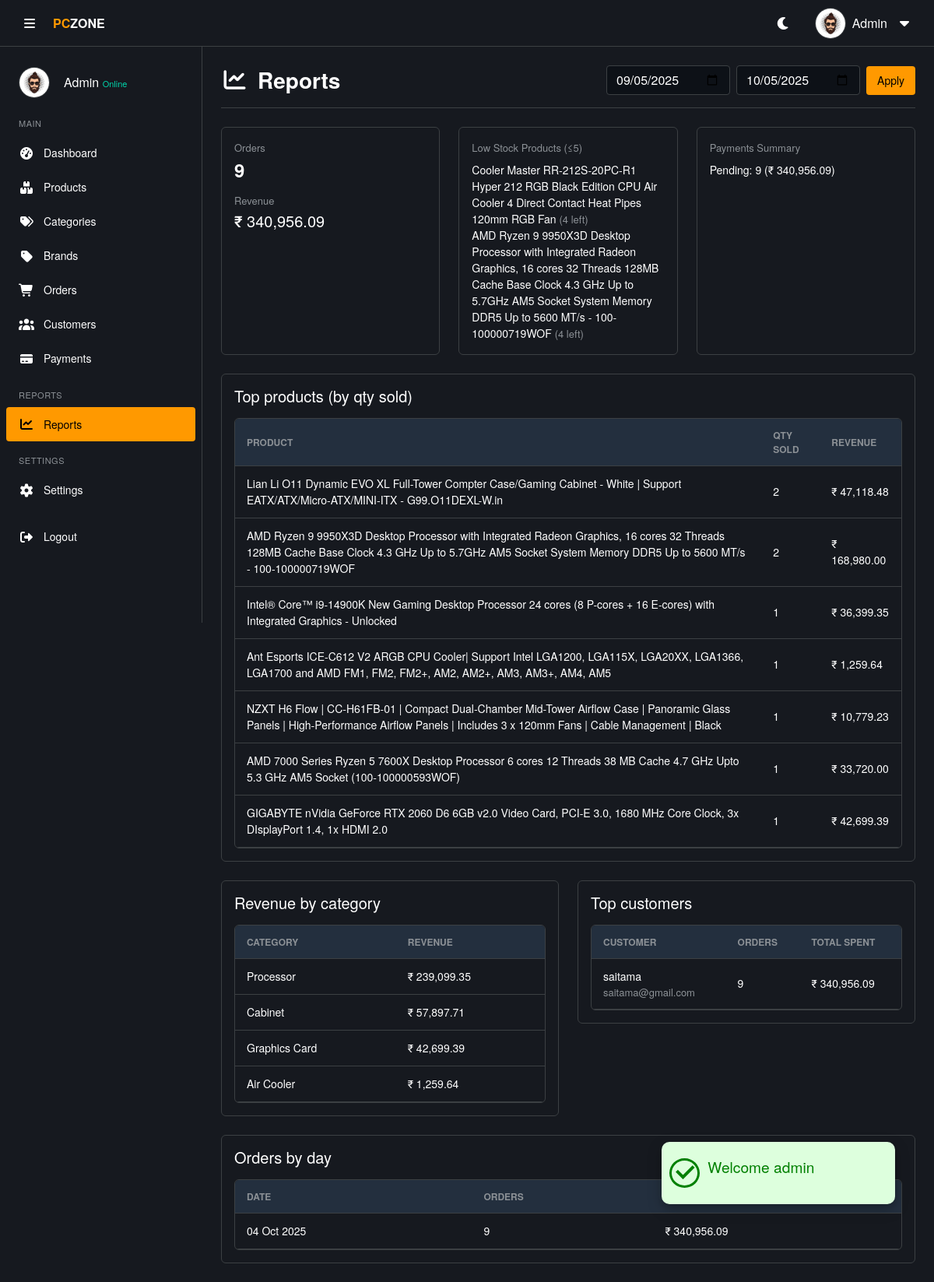
Screenshot of /admin/reports.php (signed in) with the database file from the repository.
### tables this page shows
CREATE TABLE IF NOT EXISTS `products` (
  `product_id` int NOT NULL AUTO_INCREMENT,
  `product_name` varchar(250) NOT NULL,
  `sku` varchar(50) DEFAULT NULL,
  `slug` varchar(250) DEFAULT NULL,
  `description` text,
  `price` decimal(10,2) NOT NULL,
  `discount` decimal(6,2) DEFAULT '0.00',
  `stock` int DEFAULT '0',
  `weight` decimal(6,2) DEFAULT NULL,
  `rating` float DEFAULT '0',
  `brand_id` int DEFAULT NULL,
  `category_id` int DEFAULT NULL,
  `main_image` varchar(255) NOT NULL,
  `image_1` varchar(255) DEFAULT NULL,
  `image_2` varchar(255) DEFAULT NULL,
  `image_3` varchar(255) DEFAULT NULL,
  `platform` enum('intel','amd','both','none') NOT NULL DEFAULT 'none',
  `is_featured` tinyint(1) DEFAULT '0',
  `is_active` tinyint(1) DEFAULT '1',
  `created_at` timestamp NULL DEFAULT CURRENT_TIMESTAMP,
  `updated_at` timestamp NULL DEFAULT CURRENT_TIMESTAMP ON UPDATE CURRENT_TIMESTAMP,
  PRIMARY KEY (`product_id`),
  UNIQUE KEY `sku` (`sku`),
  UNIQUE KEY `slug` (`slug`),
  KEY `category_id` (`category_id`),
  KEY `brand_id` (`brand_id`)
);

### includes/functions.php (called while the page is built, shortened)
<?php
function e($v)
{
  return htmlspecialchars($v ?? '');
}

### admin/reports.php (the view, shortened to what this page needs)
<?php
require('../includes/functions.php');
$from = $_GET['from'] ?? date('Y-m-d', strtotime('-30 days'));
$to = $_GET['to'] ?? date('Y-m-d');
$from_dt = $conn->real_escape_string($from . ' 00:00:00');
$to_dt = $conn->real_escape_string($to . ' 23:59:59');
$date_filter_sql = "o.created_at BETWEEN '$from_dt' AND '$to_dt'";
$summary_sql = "SELECT COUNT(*) AS orders_count, COALESCE(SUM(total_price),0) AS revenue FROM orders o WHERE $date_filter_sql";
$summary_res = $conn->query($summary_sql);
$summary = $summary_res ? $summary_res->fetch_assoc() : ['orders_count' => 0, 'revenue' => 0];
$top_products_sql = "SELECT p.product_name, SUM(o.quantity) AS qty_sold, SUM(o.total_price) AS revenue
                     FROM orders o
                     JOIN products p ON p.product_id = o.product_id
                     WHERE $date_filter_sql
                     GROUP BY p.product_id
                     ORDER BY qty_sold DESC
                     LIMIT 10";
$top_products_res = $conn->query($top_products_sql);
$top_products = $top_products_res ? $top_products_res->fetch_all(MYSQLI_ASSOC) : [];
$category_revenue_sql = "SELECT c.category_name, COALESCE(SUM(o.total_price),0) AS revenue
                         FROM orders o
                         JOIN products p ON p.product_id = o.product_id
                         JOIN categories c ON c.category_id = p.category_id
                         WHERE $date_filter_sql
                         GROUP BY c.category_id
                         ORDER BY revenue DESC
                         LIMIT 10";
$category_revenue_res = $conn->query($category_revenue_sql);
$by_category = $category_revenue_res ? $category_revenue_res->fetch_all(MYSQLI_ASSOC) : [];
$top_customers_sql = "SELECT u.username AS name, u.email, COUNT(o.order_id) AS orders_count, COALESCE(SUM(o.total_price),0) AS total_spent
                      FROM orders o
                      JOIN users u ON u.user_id = o.user_id
                      WHERE $date_filter_sql
                      GROUP BY u.user_id
                      ORDER BY total_spent DESC
                      LIMIT 10";
$top_customers_res = $conn->query($top_customers_sql);
$top_customers = $top_customers_res ? $top_customers_res->fetch_all(MYSQLI_ASSOC) : [];
$orders_by_day_sql = "SELECT DATE(o.created_at) AS day, COUNT(*) AS orders_count, COALESCE(SUM(o.total_price),0) AS revenue
                      FROM orders o
                      WHERE $date_filter_sql
                      GROUP BY day ORDER BY day ASC";
$orders_by_day_res = $conn->query($orders_by_day_sql);
$orders_by_day = $orders_by_day_res ? $orders_by_day_res->fetch_all(MYSQLI_ASSOC) : [];
$low_stock_sql = "SELECT product_name, stock FROM products WHERE stock <= 5 ORDER BY stock ASC LIMIT 5";
$low_stock_res = $conn->query($low_stock_sql);
$low_stock = $low_stock_res ? $low_stock_res->fetch_all(MYSQLI_ASSOC) : [];
$payments_sql = "SELECT p.payment_status, COUNT(*) AS cnt, COALESCE(SUM(p.amount),0) AS total_amount
                 FROM payments p
                 JOIN orders o ON o.order_id = p.order_id
                 WHERE o.created_at BETWEEN '$from_dt' AND '$to_dt'
                 GROUP BY p.payment_status";
$payments_res = $conn->query($payments_sql);
$payments_summary = $payments_res ? $payments_res->fetch_all(MYSQLI_ASSOC) : [];
?>
<!DOCTYPE html>
<html lang="en">
<head>
  <?php require('./includes/header-link.php') ?>
</head>
<body>
  <?php require('./includes/alert.php');
  include './includes/header.php';
  include './includes/sidebar.php';
  ?>
  <main class="main-content">
    <div class="page-header">
      <h3><i class="fas fa-chart-line"></i> Reports</h3>
      <form method="get" class="d-flex gap-2 align-items-center">
        <input type="date" name="from" value="<?= e($from) ?>" class="form-control">
        <input type="date" name="to" value="<?= e($to) ?>" class="form-control">
        <button class="btn-add" type="submit">Apply</button>
      </form>
    </div>
    <div class="row g-4">
      <div class="col-lg-4">
        <div class="theme-card p-3 h-100">
          <p class="text-small-muted mb-1">Orders</p>
          <h4 class="fw-bold mb-3"><?= (int) $summary['orders_count'] ?></h4>
          <p class="text-small-muted mb-1">Revenue</p>
          <h5 class="mb-0">₹ <?= number_format((float) $summary['revenue'], 2) ?></h5>
        </div>
      </div>
      <div class="col-lg-4">
        <div class="theme-card p-3 h-100">
          <p class="text-small-muted mb-2">Low Stock Products (≤5)</p>
          <?php if (!empty($low_stock)): ?>
            <ul class="list-unstyled small mb-0">
              <?php foreach ($low_stock as $item): ?>
                <li><?= e($item['product_name']) ?> <span class="text-small-muted">(<?= (int) $item['stock'] ?> left)</span>
                </li>
              <?php endforeach; ?>
            </ul>
          <?php else: ?>
            <p class="text-small-muted mb-0">All products are well-stocked.</p>
          <?php endif; ?>
        </div>
      </div>
      <div class="col-lg-4">
        <div class="theme-card p-3 h-100">
          <p class="text-small-muted mb-2">Payments Summary</p>
          <?php if (!empty($payments_summary)): ?>
            <ul class="list-unstyled small mb-0">
              <?php foreach ($payments_summary as $p_sum): ?>
                <li><?= e($p_sum['payment_status']) ?>: <?= (int) $p_sum['cnt'] ?> (₹
                  <?= number_format((float) $p_sum['total_amount'], 2) ?>)</li>
              <?php endforeach; ?>
            </ul>
          <?php else: ?>
            <p class="text-small-muted mb-0">No payment data in this period.</p>
          <?php endif; ?>
        </div>
      </div>
      <div class="col-12">
        <div class="theme-card p-3">
          <h5 class="mb-3">Top products (by qty sold)</h5>
          <div class="table-container p-0">
            <table class="data-table">
              <thead>
                <tr>
                  <th>Product</th>
                  <th>Qty Sold</th>
                  <th>Revenue</th>
                </tr>
              </thead>
              <tbody>
                <?php if (empty($top_products)): ?>
                  <tr>
                    <td colspan="3" class="text-center py-3">No product sales in this period.</td>
                  </tr>
                  <?php else:
                  foreach ($top_products as $tp): ?>
                    <tr>
                      <td><?= e($tp['product_name']) ?></td>
                      <td><?= (int) $tp['qty_sold'] ?></td>
                      <td>₹ <?= number_format((float) $tp['revenue'], 2) ?></td>
                    </tr>
                <?php endforeach;
                endif; ?>
              </tbody>
            </table>
          </div>
        </div>
      </div>
      <div class="col-md-6">
        <div class="theme-card p-3">
          <h5 class="mb-3">Revenue by category</h5>
          <div class="table-container p-0">
            <table class="data-table">
              <thead>
                <tr>
                  <th>Category</th>
                  <th>Revenue</th>
                </tr>
              </thead>
              <tbody>
                <?php if (empty($by_category)): ?>
                  <tr>
                    <td colspan="2" class="text-center py-3">No category revenue in this period.</td>
                  </tr>
                  <?php else:
                  foreach ($by_category as $cat): ?>
                    <tr>
                      <td><?= e($cat['category_name']) ?></td>
                      <td>₹ <?= number_format((float) $cat['revenue'], 2) ?></td>
                    </tr>
                <?php endforeach;
                endif; ?>
              </tbody>
            </table>
          </div>
        </div>
      </div>
      <div class="col-md-6">
        <div class="theme-card p-3">
          <h5 class="mb-3">Top customers</h5>
          <div class="table-container p-0">
            <table class="data-table">
              <thead>
                <tr>
                  <th>Customer</th>
                  <th>Orders</th>
                  <th>Total Spent</th>
                </tr>
              </thead>
              <tbody>
                <?php if (empty($top_customers)): ?>
                  <tr>
                    <td colspan="3" class="text-center py-3">No customer data in this period.</td>
                  </tr>
                  <?php else:
                  foreach ($top_customers as $tc): ?>
                    <tr>
                      <td>
                        <div><?= e($tc['name']) ?></div>
                        <div class="text-small-muted"><?= e($tc['email']) ?></div>
                      </td>
                      <td><?= (int) $tc['orders_count'] ?></td>
                      <td>₹ <?= number_format((float) $tc['total_spent'], 2) ?></td>
                    </tr>
                <?php endforeach;
                endif; ?>
              </tbody>
            </table>
          </div>
        </div>
      </div>
      <div class="col-12">
        <div class="theme-card p-3">
          <h5 class="mb-3">Orders by day</h5>
          <div class="table-container p-0">
            <table class="data-table">
              <thead>
                <tr>
                  <th>Date</th>
                  <th>Orders</th>
                  <th>Revenue</th>
                </tr>
              </thead>
              <tbody>
                <?php if (empty($orders_by_day)): ?>
                  <tr>
                    <td colspan="3" class="text-center py-3">No orders in this period.</td>
                  </tr>
                  <?php else:
                  foreach ($orders_by_day as $day): ?>
                    <tr>
                      <td><?= date('d M Y', strtotime($day['day'])) ?></td>
                      <td><?= (int) $day['orders_count'] ?></td>
                      <td>₹ <?= number_format((float) $day['revenue'], 2) ?></td>
                    </tr>
                <?php endforeach;
                endif; ?>
              </tbody>
            </table>
          </div>
        </div>
      </div>
    </div>
  </main>
</body>
</html>

### admin/assets/css/style.css (style rules this page uses)
* { margin: 0; padding: 0; box-sizing: border-box; }
body { font-family: "Amazon Ember", "Helvetica Neue", Roboto, Arial, sans-serif; font-size: 16px; line-height: 1.5; background-color: var(--bg-body); color: var(--text-color); transition: background-color 0.3s, color 0.3s; }
:root { --bg-body: #16191f; --bg-section: #16191f; --bg-card: #16191f; --bg-input: #0d1117; --text-color: #ffffff; --text-muted: #8c9196; --border-color: #3c4043; --primary: #ff9900; --primary-hover: #ffad33; --primary-text: #000000; --hover-bg: #2a3139; --table-header: #232f3e; --scroll-track: #16191f; --success: #00d4aa; --danger: #d13212; --warning: #ff9900; --success-bg: rgba(0, 212, 170, 0.1); --danger-bg: rgba(209, 50, 18, 0.1); --warning-bg: rgba(255, 153, 0, 0.1); --transition: all 0.3s ease; }
.main-content { margin-left: 260px; padding: 24px; padding-top: 84px; transition: margin-left 0.3s, width 0.3s; background-color: var(--bg-body); min-height: 100vh; }
.page-header { display: flex; justify-content: space-between; align-items: center; margin-bottom: 24px; padding-bottom: 16px; border-bottom: 1px solid var(--border-color); }
.page-header h2, .page-header h3 { font-size: 1.75rem; font-weight: 600; margin: 0; color: var(--text-color); display: flex; align-items: center; gap: 12px; }
.table-container { width: 100%; max-width: 100%; background-color: var(--bg-section); border: 1px solid var(--border-color); border-radius: 6px; overflow-x: auto; padding: 12px; }
.data-table, .product-table { width: 100%; border-collapse: collapse; font-size: 14px; color: var(--text-color); }
.data-table { width: 100%; border-collapse: collapse; font-size: 14px; }
.data-table th, .data-table td { padding: 12px 15px; text-align: left; border-bottom: 1px solid var(--border-color); color: var(--text-color); vertical-align: middle; }
.data-table th { background-color: var(--table-header); color: var(--text-muted); font-weight: 600; font-size: 12px; text-transform: uppercase; }
.search-input, .status-select, .form-control, .form-select { background-color: var(--bg-input); color: var(--text-color); border: 1px solid var(--border-color); border-radius: 4px; padding: 6px 12px; transition: var(--transition); }
.btn-add, .btn-success { background-color: var(--primary); color: var(--primary-text); border: none; border-radius: 4px; padding: 8px 14px; font-weight: 500; font-size: 14px; text-decoration: none; display: inline-flex; align-items: center; gap: 8px; cursor: pointer; }
.theme-card { background-color: var(--bg-card); border: 1px solid var(--border-color); color: var(--text-color); border-radius: 6px; box-shadow: none; }
.text-small-muted { color: var(--text-muted); font-size: 13px; }
.popup > .icon > i { font-size: 2rem; border-radius: 50%; margin: 0 10px; font-weight: 700; }
.popup-success > .icon > i { background-color: #ddffdd; color: green; border: 3px solid green; border-radius: 50%; }

### rows the page displays
products: product_name "Cooler Master RR-212S-20PC-R1 Hyper 212 RGB Black Edition CPU Air Cooler 4 Direct Contact Heat Pipes 120mm RGB Fan", stock "4"
products: product_name "AMD Ryzen 9 9950X3D Desktop Processor with Integrated Radeon Graphics, 16 cores 32 Threads 128MB Cache Base Clock 4.3 GHz Up to 5.7GHz AM5 Socket System Memory DDR5 Up to 5600 MT/s - 100-100000719WOF", stock "4"

### other values shown
$_SESSION['message']['title'] "Welcome admin"
$userName "Admin"
$_SESSION['full_name'] "Admin"
$summary['orders_count'] "9"
$summary['revenue'] "340,956.09"
$p_sum['payment_status'] "Pending"
$p_sum['cnt'] "9"
$p_sum['total_amount'] "340,956.09"
$tp['product_name'] "Lian Li O11 Dynamic EVO XL Full-Tower Compter Case/Gaming Cabinet - White | Support EATX/ATX/Micro-ATX/MINI-ITX - G99.O11DEXL-W.in"
$tp['qty_sold'] "2"
$tp['revenue'] "47,118.48"
$tp['product_name'] "AMD Ryzen 9 9950X3D Desktop Processor with Integrated Radeon Graphics, 16 cores 32 Threads 128MB Cache Base Clock 4.3 GHz Up to 5.7GHz AM5 Socket System Memory DDR5 Up to 5600 MT/s - 100-100000719WOF"
$tp['revenue'] "168,980.00"
$tp['product_name'] "Intel® Core™ i9-14900K New Gaming Desktop Processor 24 cores (8 P-cores + 16 E-cores) with Integrated Graphics - Unlocked"
$tp['qty_sold'] "1"
